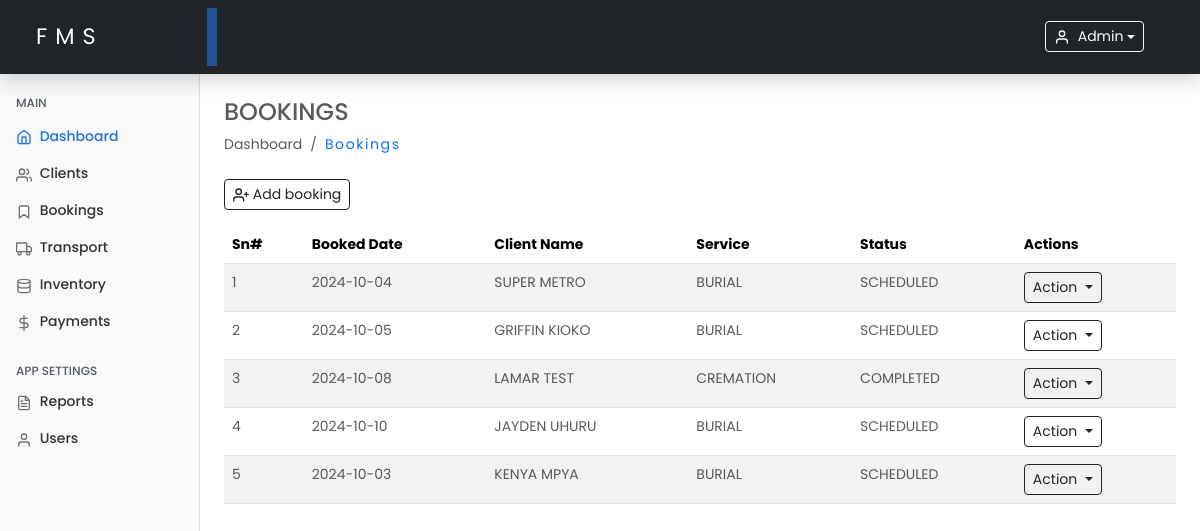
Before: /bookings.php (signed in) with the older database file.
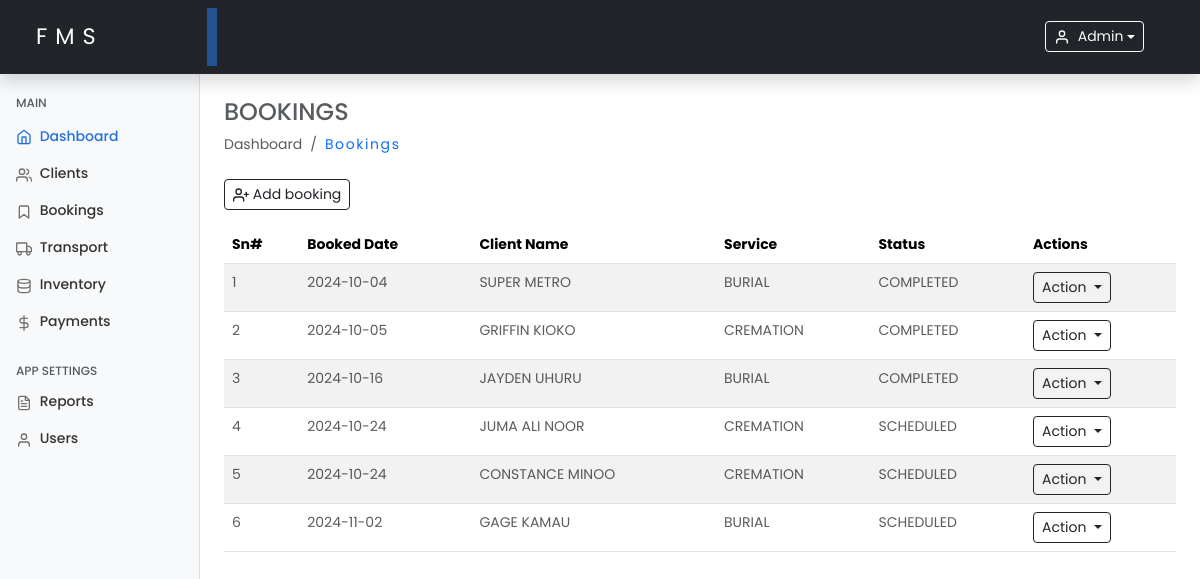
After: the same page with the newer database file.
### tables this page shows
CREATE TABLE `schedules` (
  `id` int(11) NOT NULL,
  `client_id` varchar(100) NOT NULL,
  `service_type` enum('burial','cremation','other') DEFAULT 'burial',
  `schedule_date` date NOT NULL,
  `vehicle_type` varchar(150) DEFAULT NULL,
  `request` varchar(255) DEFAULT NULL,
  `status` enum('scheduled','completed') DEFAULT 'scheduled',
  `created_at` timestamp NOT NULL DEFAULT current_timestamp(),
  `updated_at` timestamp NOT NULL DEFAULT current_timestamp() ON UPDATE current_timestamp()
);

CREATE TABLE `clients` (
  `id` int(11) NOT NULL,
  `full_name` varchar(100) NOT NULL,
  `email` varchar(100) DEFAULT NULL,
  `phone` varchar(15) DEFAULT NULL,
  `address` varchar(255) DEFAULT NULL,
  `created_at` timestamp NOT NULL DEFAULT current_timestamp(),
  `updated_at` timestamp NOT NULL DEFAULT current_timestamp() ON UPDATE current_timestamp()
);

### includes/functions.php (called while the page is built, shortened)
<?php
require_once 'config.php';
function getBookings()
{
    global $conn;
    $query = "SELECT s.id, c.full_name, s.service_type, s.schedule_date, s.status
              FROM schedules s
              JOIN clients c ON s.client_id = c.id";
    $result = $conn->query($query);
    $bookings = [];
    while ($row = $result->fetch_assoc()) {
        $bookings[] = $row;
    }
    return $bookings;
}

### bookings.php (the view, shortened to what this page needs)
<?php
include 'includes/functions.php';
$bookings = getBookings();
include './includes/header.php';
include './includes/sidebar.php';
?>
<main class="col-md-9 ms-sm-auto col-lg-10 px-md-4 mt-2">
    <h4 class="text-muted text-uppercase mt-3">Bookings</h4>
    <ol class="breadcrumb mb-2">
        <li class="breadcrumb-item active">Dashboard</li>
        <li class="breadcrumb-item">
            <a class="text-decoration-none hover-underline" href="./bookings.php">Bookings</a>
        </li>
    </ol>
    <div class="d-flex justify-content-start flex-wrap flex-md-nowrap align-items-center pt-3 pb-2 mb-2 border-bottom-none">
        <button type="button" class="btn btn-sm btn-outline-dark me-5 d-flex align-items-center" data-bs-toggle="modal" data-bs-target="#staticBackdrop">
            <span data-feather="user-plus"></span>&nbsp;Add booking
        </button>
    </div>
    <table class="table table-striped" id="bookingsTable">
        <thead>
            <tr>
                <th>Sn#</th>
                <th>Booked Date</th>
                <th>Client Name</th>
                <th>Service</th>
                <th>Status</th>
                <th>Actions</th>
            </tr>
        </thead>
        <tbody>
            <?php if (empty($bookings)): ?>
                <tr>
                    <td colspan="6" class="text-center text-danger">
                        <strong>Ooop! No bookings found.</strong>
                    </td>
                </tr>
            <?php else: ?>
                <?php foreach ($bookings as $index => $booking): ?>
                    <tr>
                        <td class="text-muted"><?php echo $index + 1; ?></td>
                        <td class="text-muted"><?php echo htmlspecialchars($booking['schedule_date']); ?></td>
                        <td class="text-muted text-uppercase"><?php echo htmlspecialchars($booking['full_name']); ?></td>
                        <td class="text-muted text-uppercase"><?php echo htmlspecialchars($booking['service_type']); ?></td>
                        <td class="text-muted text-uppercase"><?php echo htmlspecialchars($booking['status']); ?></td>
                        <td>
                            <div class="dropdown">
                                <button class="btn btn-sm btn-outline-dark dropdown-toggle" type="button" data-bs-toggle="dropdown" aria-expanded="false">
                                    Action
                                </button>
                            </div>
                        </td>
                    </tr>
                <?php endforeach; ?>
            <?php endif; ?>
        </tbody>
    </table>
</main>
<?php include './includes/footer.php'; ?>

### includes/header.php (shortened to what this page needs)
<?php
require_once 'includes/functions.php';
?>
<!doctype html>
<html lang="en">
<head>
    <link href="https://cdn.jsdelivr.net/npm/bootstrap@5.3.3/dist/css/bootstrap.min.css" rel="stylesheet">
    <link rel="stylesheet" href="assets/css/dashboard.css">
    <link href="https://cdnjs.cloudflare.com/ajax/libs/fullcalendar/6.1.15/index.min.js" rel="stylesheet" />
</head>
<body>
    <header class="navbar navbar-dark sticky-top bg-dark p-2 flex-md-nowrap p-0 shadow">
        <a class="navbar-brand col-md-3 col-lg-2 me-0 px-3" href="./dashboard.php">FMS</a>
        <div class="dropdown ms-auto pe-5">
            <button class="btn btn-sm btn-outline-light rounded-60 dropdown-toggle d-flex align-items-center text-capitalize" type="button" id="userDropdown" data-bs-toggle="dropdown" aria-expanded="false">
                <span data-feather="user" class="me-2"></span>
                <?php echo htmlspecialchars($_SESSION['username']); ?>
            </button>
        </div>
    </header>

### includes/sidebar.php
<div class="container-fluid">
    <div class="row">
        <nav id="sidebarMenu" class="col-md-3 col-lg-2 d-md-block bg-light sidebar collapse">
            <div class="position-sticky pt-4">
                <h6 class="sidebar-heading d-flex justify-content-between align-items-center px-3 mt-4 mb-1 text-muted">
                    <span>Main</span>
                </h6>
                <ul class="nav flex-column my-2">
                    <li class="nav-item">
                        <a class="nav-link active d-flex align-items-center" aria-current="page" href="./dashboard.php">
                            <span data-feather="home"></span>&nbsp;Dashboard
                        </a>
                    </li>
                    <li class="nav-item">
                        <a class="nav-link" href="./clients.php">
                            <span data-feather="users"></span>
                            Clients
                        </a>
                    </li>
                    <li class="nav-item">
                        <a class="nav-link" href="./bookings.php">
                            <span data-feather="bookmark"></span>
                            Bookings
                        </a>
                    </li>
                    <li class="nav-item">
                        <a class="nav-link" href="./logistics.php">
                            <span data-feather="truck"></span>
                            Transport
                        </a>
                    </li>
                    <li class="nav-item">
                        <a class="nav-link" href="./inventory.php">
                            <span data-feather="database"></span>
                            Inventory
                        </a>
                    </li>
                    <li class="nav-item">
                        <a class="nav-link" href="./payments.php">
                            <span data-feather="dollar-sign"></span>
                            Payments
                        </a>
                    </li>
                </ul>
                <h6 class="sidebar-heading d-flex justify-content-between align-items-center px-3 mt-4 mb-1 text-muted">
                    <span>App Settings</span>
                </h6>
                <ul class="nav flex-column mb-2">
                    <li class="nav-item">
                        <a class="nav-link" href="./reports.php">
                            <span data-feather="file-text"></span>
                            Reports
                        </a>
                    </li>
                    <li class="nav-item">
                        <a class="nav-link" href="./users.php">
                            <span data-feather="user"></span>
                            Users
                        </a>
                    </li>
                </ul>
            </div>
        </nav>

### includes/footer.php (shortened to what this page needs)
</div>
</div>
</body>
</html>

### assets/css/dashboard.css (style rules this page uses)
* { margin: 0; padding: 0; box-sizing: border-box; }
body { font-size: .875rem; font-family: "Poppins", sans-serif; }
.feather { width: 16px; height: 16px; vertical-align: text-bottom; }
.sidebar { position: fixed; top: 0; bottom: 0; left: 0; z-index: 100; padding: 48px 0 0; box-shadow: inset -1px 0 0 rgba(0, 0, 0, .1); }
.sidebar .nav-link { font-weight: 500; color: #333; }
.sidebar .nav-link .feather { margin-right: 4px; color: #727272; }
.sidebar .nav-link.active { color: #2470dc; }
.sidebar .nav-link:hover .feather, .sidebar .nav-link.active .feather { color: inherit; }
.sidebar-heading { font-size: .75rem; text-transform: uppercase; }
.navbar-brand { padding-top: .75rem; padding-bottom: .75rem; font-size: 1.4rem; margin-left: .75rem; letter-spacing: .5rem; box-shadow: inset -10px 0 0 rgba(36, 113, 220, 0.6); }

### includes/header.php (style rules this page uses)
.active { background-color: transparent !important; }
.text-decoration-none { font-weight: 400; letter-spacing: 0.1rem; text-decoration: none !important; }

Changed rows visible on the page:
removed schedules: schedule_date "2024-10-08", client.full_name "LAMAR TEST", service_type "CREMATION", status "COMPLETED"
changed schedules "SUPER METRO": status "SCHEDULED" → "COMPLETED"
changed schedules "GRIFFIN KIOKO": service_type "BURIAL" → "CREMATION"; status "SCHEDULED" → "COMPLETED"
changed schedules "JAYDEN UHURU": schedule_date "2024-10-10" → "2024-10-16"; status "SCHEDULED" → "COMPLETED"
changed schedules: schedule_date "2024-10-03" → "2024-10-24"; client.full_name "KENYA MPYA" → "JUMA ALI NOOR"; service_type "BURIAL" → "CREMATION"
added schedules: schedule_date "2024-10-24", client.full_name "CONSTANCE MINOO", service_type "CREMATION", status "SCHEDULED"
added schedules: schedule_date "2024-11-02", client.full_name "GAGE KAMAU", service_type "BURIAL", status "SCHEDULED"
